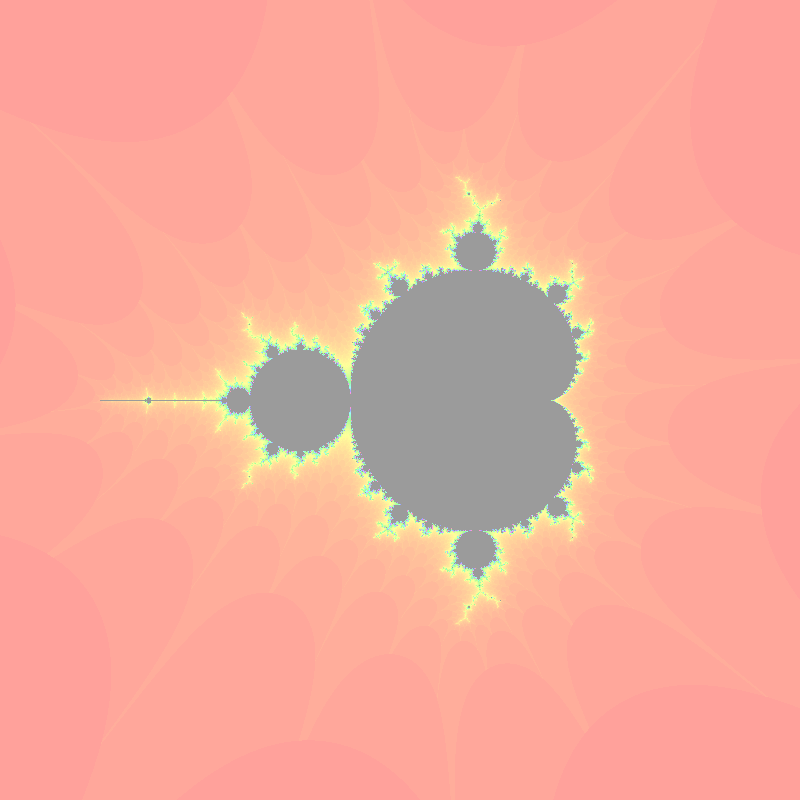
Frame 1 (no input)
Frame 60 (no input): identical to frame 1, image omitted
Frame 120 (the mouse pressed at the canvas centre since frame 60): identical to frame 1, image omitted

The p5.js sketch that drew this single still picture (run headless with seeded random() and noise() and a simulated clock; from frame 60 on, the mouse is pressed at the canvas centre):

// p5.js sketch
// ── sketch.js
function setup() {
  createCanvas(800, 800);
  pixelDensity(1);
  loadPixels();

}
let zoom = 1;
var min_w = -2.5;
var max_w = 1.5;
var min_h = -2;
var max_h = 2;

function calcscope(zoom,mx,my){
  zoom = zoom*0.03
  if(zoom<0){
    zoom = -1/zoom
  }
  var a = map(mx, 0, width, min_w, max_w);
  var b = map(my, 0 ,height, min_h, max_h);
  min_w = (min_w - a) * zoom + a;
  max_w = (max_w - a) * zoom + a;
  
  min_h = (min_h - b) * zoom + b;
  max_h = (max_h - b) * zoom + b;

}

function draw() {
  colorMode(HSB, 100);

  var max_iters = 100;
  for (var x=0; x<width; x++)
  {
    for (var y=0; y<height; y++)
    {
      
      var a = map(x, 0, width, min_w, max_w);
      var b = map(y, 0 ,height, min_h, max_h);
      
      var orig_a = a;
      var orig_b = b;
      
      var n = 0 ;
      var z = 0;
      
      while (n < max_iters){
        var aa = a*a -b*b;
        var bb = 2*a*b;
        a = aa + orig_a;
        b = bb + orig_b;
        
        if(abs(a+b)>16 )
        {
          break;
        }
        
        n++;
      }
      
      var bright = map(n,0,max_iters,0,100);
      let c = color(bright, 100, 100);
      
      if (n == max_iters){
        c = color(0, 0, 0);
      }

      var pix = (x+y*width)*4;
      pixels[pix+0] = red(c);
      pixels[pix+1] = green(c);
      pixels[pix+2] = blue(c);
      pixels[pix+3]= alpha(c);
    }
  }
  updatePixels();
}

function mouseWheel(event) {
  //print(event.delta);
  //move the square according to the vertical scroll amount
  if (event.delta%25!=0){
    calcscope(event.delta,mouseX,mouseY)
  }
  //uncomment to block page scrolling
  //return false;
}
